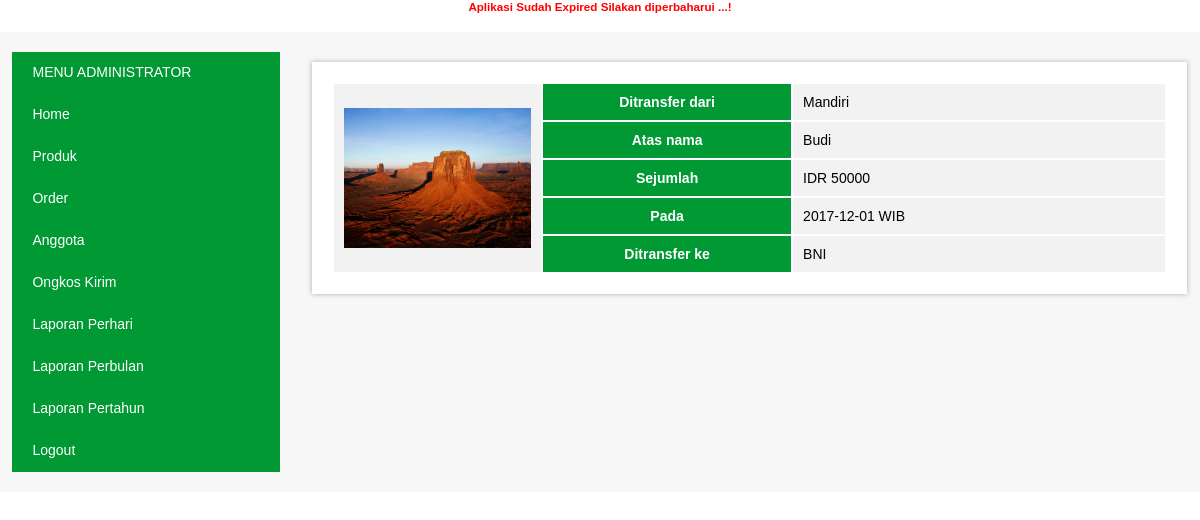
/admin/index.php?p=konfirmasiview&ido=17 (signed in), run on the app's committed database.
### tables this page shows
CREATE TABLE IF NOT EXISTS `konfirmasibayar` (
  `idkonfirmasi` int(11) NOT NULL AUTO_INCREMENT,
  `idorder` int(11) NOT NULL,
  `namabankpengirim` varchar(50) NOT NULL,
  `namapengirim` varchar(50) NOT NULL,
  `jumlahtransfer` double NOT NULL,
  `tgltransfer` date NOT NULL DEFAULT '0000-00-00',
  `namabankpenerima` varchar(50) NOT NULL,
  `bukti` text NOT NULL,
  PRIMARY KEY (`idkonfirmasi`)
);

### admin/konfirmasiview.php (the view)
<?php
	$sqlbyr = mysql_query("select * from konfirmasibayar where idorder='$_GET[ido]'");
	$rbyr = mysql_fetch_array($sqlbyr);
	echo "<table border='0' width='100%'>
	<tr>
		<td rowspan='5' width='25%'><img src='../buktibayar/$rbyr[bukti]' width='100%'></td>
		<th width='30%'>Ditransfer dari</th>
		<td>$rbyr[namabankpengirim]</td>
	</tr>
	<tr>
		<th>Atas nama</th>
		<td>$rbyr[namapengirim]</td>
	</tr>
	<tr>
		<th>Sejumlah</th>
		<td>IDR $rbyr[jumlahtransfer]</td>
	</tr>
	<tr>
		<th>Pada</th>
		<td>$rbyr[tgltransfer] WIB</td>
	</tr>
	<tr>
		<th>Ditransfer ke</th>
		<td>$rbyr[namabankpenerima]</td>
	</tr>
	</table>";
?>

### admin/style.css (style rules this page uses)
table { width:100%; }
th { text-align:center; padding:10px; background-color:#009933; color:#FFFFFF; font-family:Arial; font-size:14px; }
td { padding:10px; background-color:#F2F2F2; font-size:14px; }

### data on the page
konfirmasibayar: bukti (picture), namabankpengirim "Mandiri", namapengirim "Budi", jumlahtransfer "50000", tgltransfer "2017-12-01", namabankpenerima "BNI"
